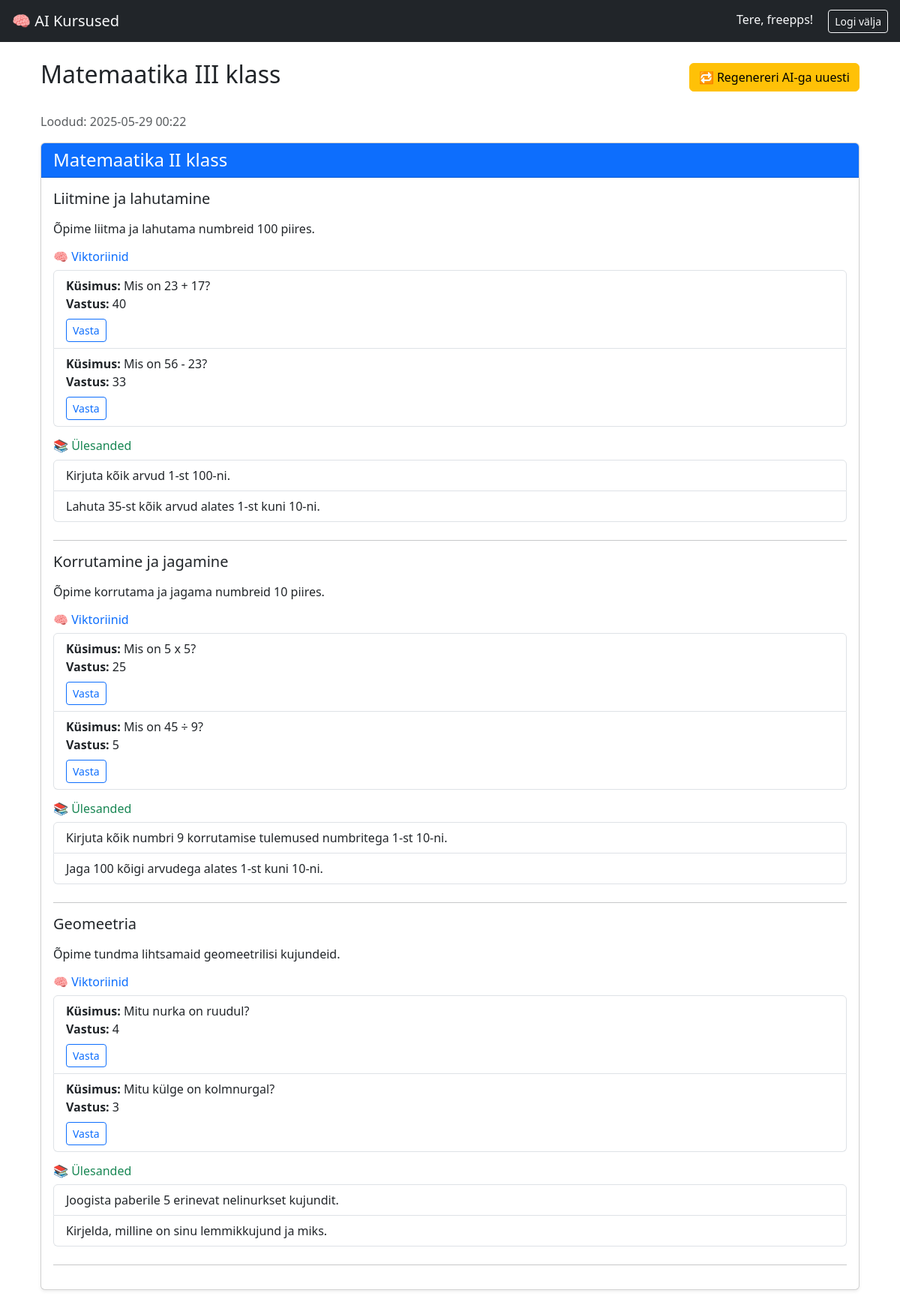
The page /course/20/ (signed in) on the database its author committed.
### core/models.py (models this page shows, shortened)
class Course(models.Model):
    user = models.ForeignKey(User, on_delete=models.CASCADE)
    topic = models.CharField(max_length=255)
    created_at = models.DateTimeField(auto_now_add=True)

class Module(models.Model):
    course = models.ForeignKey(Course, related_name='modules', on_delete=models.CASCADE)
    title = models.CharField(max_length=255)

class Chapter(models.Model):
    module = models.ForeignKey(Module, related_name='chapters', on_delete=models.CASCADE)
    title = models.CharField(max_length=255)
    content = models.TextField()

class Quiz(models.Model):
    chapter = models.ForeignKey(Chapter, related_name='quizzes', on_delete=models.CASCADE)
    question = models.CharField(max_length=500)
    answer = models.TextField()

class Assignment(models.Model):
    chapter = models.ForeignKey(Chapter, related_name='assignments', on_delete=models.CASCADE)
    instruction = models.TextField()

### core/views.py (the view)
# urls.py: path('course/<int:course_id>/', views.course_detail, name='course_detail'),
@login_required
def course_detail(request, course_id):
    course = get_object_or_404(Course, id=course_id, user=request.user)
    modules = course.modules.prefetch_related('chapters__quizzes', 'chapters__assignments')
    return render(request, 'course_detail.html', {'course': course, 'modules': modules})

### core/templates/course_detail.html
{% extends 'base.html' %}
{% block content %}
<div class="container">
  <div class="d-flex justify-content-between align-items-center mb-4">
    <h2>{{ course.topic }}</h2>
    <a href="{% url 'regenerate_course' course.id %}" class="btn btn-warning"
       onclick="return confirm('See kustutab olemasolevad andmed ja genereerib kursuse uuesti AI abil. Jätka?')">
      🔁 Regenereri AI-ga uuesti
    </a>
  </div>
  <p class="text-muted">Loodud: {{ course.created_at|date:"Y-m-d H:i" }}</p>
  {% for module in modules %}
    <div class="card mb-4 shadow-sm">
      <div class="card-header bg-primary text-white">
        <h4 class="mb-0">{{ module.title }}</h4>
      </div>
      <div class="card-body">
        {% for chapter in module.chapters.all %}
          <div class="mb-4">
            <h5 class="text-dark">{{ chapter.title }}</h5>
            <p class="text-body">{{ chapter.content|linebreaks }}</p>
            {% if chapter.quizzes.all %}
              <h6 class="text-primary mt-3">🧠 Viktoriinid</h6>
              <ul class="list-group mb-3">
                {% for quiz in chapter.quizzes.all %}
                  <li class="list-group-item">
                    <strong>Küsimus:</strong> {{ quiz.question }}<br>
                    <strong>Vastus:</strong> {{ quiz.answer }}
                    <br>
                    <a href="{% url 'answer_quiz' quiz.id %}" class="btn btn-outline-primary btn-sm mt-2">Vasta</a>
                  </li>
                {% endfor %}
              </ul>
            {% endif %}
            {% if chapter.assignments.all %}
              <h6 class="text-success">📚 Ülesanded</h6>
              <ul class="list-group">
                {% for task in chapter.assignments.all %}
                  <li class="list-group-item">{{ task.instruction }}</li>
                {% endfor %}
              </ul>
            {% endif %}
          </div>
          <hr>
        {% endfor %}
      </div>
    </div>
  {% endfor %}
</div>
{% endblock %}

### core/templates/base.html (shortened to what this page needs)
{% load static %}
<!DOCTYPE html>
<html lang="et">
<head>
  <link href="https://cdn.jsdelivr.net/npm/bootstrap@5.3.0/dist/css/bootstrap.min.css" rel="stylesheet">
  <link href="{% static 'styles.css' %}" rel="stylesheet">
</head>
<body>
  <nav class="navbar navbar-expand-lg navbar-dark bg-dark px-3">
    <a class="navbar-brand text-light" href="/">🧠 AI Kursused</a>
    <div class="ms-auto">
      {% if user.is_authenticated %}
        <span class="text-light me-3">Tere, {{ user.username }}!</span>
        <a href="{% url 'logout' %}" class="btn btn-outline-light btn-sm">Logi välja</a>
      {% else %}
        <a href="{% url 'login' %}" class="btn btn-outline-light btn-sm me-2">Logi sisse</a>
        <a href="{% url 'signup' %}" class="btn btn-outline-success btn-sm">Registreeru</a>
      {% endif %}
    </div>
  </nav>
  <div class="container mt-4">
    {% block content %}{% endblock %}
  </div>
</body>
</html>

### rows shown on the page
Course: topic "Matemaatika III klass", created_at "2025-05-29 00:22"
Module: title "Matemaatika II klass"
Chapter: title "Liitmine ja lahutamine", content "Õpime liitma ja lahutama numbreid 100 piires."
Quiz: question "Mis on 23 + 17?", answer "40"
Quiz: question "Mis on 56 - 23?", answer "33"
Assignment: instruction "Kirjuta kõik arvud 1-st 100-ni."
Assignment: instruction "Lahuta 35-st kõik arvud alates 1-st kuni 10-ni."
Chapter: title "Korrutamine ja jagamine", content "Õpime korrutama ja jagama numbreid 10 piires."
Quiz: question "Mis on 5 x 5?", answer "25"
Quiz: question "Mis on 45 ÷ 9?", answer "5"
Assignment: instruction "Kirjuta kõik numbri 9 korrutamise tulemused numbritega 1-st 10-ni."
Assignment: instruction "Jaga 100 kõigi arvudega alates 1-st kuni 10-ni."
Chapter: title "Geomeetria", content "Õpime tundma lihtsamaid geomeetrilisi kujundeid."
Quiz: question "Mitu nurka on ruudul?", answer "4"
Quiz: question "Mitu külge on kolmnurgal?", answer "3"
Assignment: instruction "Joogista paberile 5 erinevat nelinurkset kujundit."
Assignment: instruction "Kirjelda, milline on sinu lemmikkujund ja miks."

### other values the page prints
{{ user.username }} "freepps"
